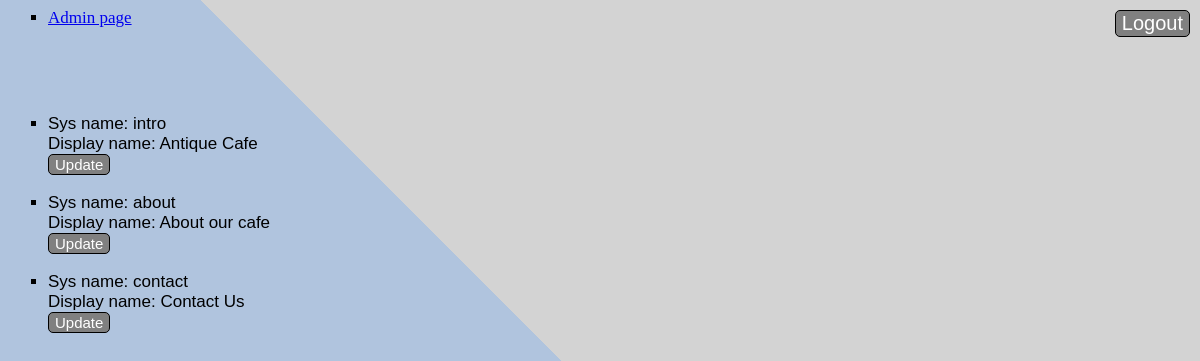
/Kaviaren/update_content_page.php (signed in), run on the app's committed database.
### tables this page shows
CREATE TABLE `content` (
  `id` int(11) NOT NULL,
  `sys_name` varchar(45) NOT NULL,
  `display_name` varchar(45) NOT NULL,
  `content` text DEFAULT NULL,
  `created_at` datetime DEFAULT NULL,
  `updated_at` datetime DEFAULT NULL
);

### Kaviaren/DB.php (called while the page is built, shortened)
<?php
class DB
{
    private $connection;
    public function __construct($host, $dbname, $username, $password) {
        $this->host = $host;
        $this->dbname = $dbname;
        $this->username = $username;
        $this->password = $password;
        try {
            $this->connection = new \PDO('mysql:host='.$this->host.';dbname='.$this->dbname, $this->username, $this->password);
        } catch (\PDOException $e) {
            print "Error!: " . $e->getMessage() . "<br/>";
            die();
        }
    }
    public function getAllContent() {
        $contents = [];
        $sql = "SELECT * FROM content";
        try {
            $stmt = $this->connection->prepare($sql);
            $stmt->execute();
            $result = $stmt->fetchAll();
            foreach ($result as $row) {
                $contents[] = [
                    'id' => $row['id'],
                    'sys_name' => $row['sys_name'],
                    'display_name' => $row['display_name'],
                    'content' => $row['content'],
                    'created_at' => $row['created_at']
            ];
        }
            return $contents;
        } catch (\PDOException $e) {
            return $e->getMessage();
        }
    }
}

### Kaviaren/update_content_page.php (the view, shortened to what this page needs)
<?php
include_once "DB.php";
try {
    $db = new DB('localhost', 'kaviarendb', 'root', '');
    $contents = $db->getAllContent();
} catch (\PDOException $e) {
    print "Error!: " . $e->getMessage() . "<br/>";
    die();
}
?>
<body style="background: linear-gradient(45deg, lightsteelblue 50%,lightgray 50%)";>
<ul>
    <li><a href="admin.php">Admin page</a></li>
</ul>
<br><br><br>
<a href="logout.php"><button>Logout</button></a>
        <ul>
            <?php
        foreach ($contents as $content) {
            echo "<li>Sys name: ".$content['sys_name']."<br>
                    Display name: ".$content['display_name']."</li>";?>
            <button class="upd" onclick="location.href='update_content_form.php?id=<?php echo $content['id']?>'">Update</button> <br><br>
            <?php
            }
        ?>
        </ul>

### Kaviaren/update_content_page.php (style rules this page uses)
.upd { position: unset; top: 1px; right: 1px; font-size: 15px; }
li { font-family: Arial; font-size: 17px; }
button { background-color: grey; border: 1px solid black; font-family: "Arial"; font-size: 20px; color: white; border-radius: 5px; position: absolute; top: 10px; right: 10px; }
a { font-family: "Comic Sans MS"; font-size: 17px; }
ul { list-style-type: square; }

### data on the page
content: sys_name "intro", display_name "Antique Cafe"
content: sys_name "about", display_name "About our cafe"
content: sys_name "contact", display_name "Contact Us"
